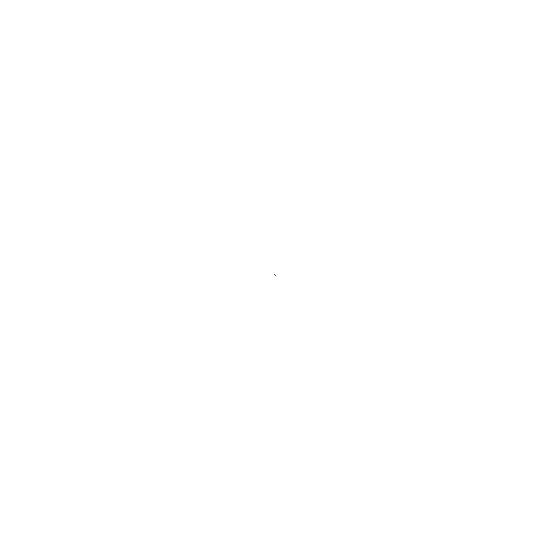
Frame 1 (no input)
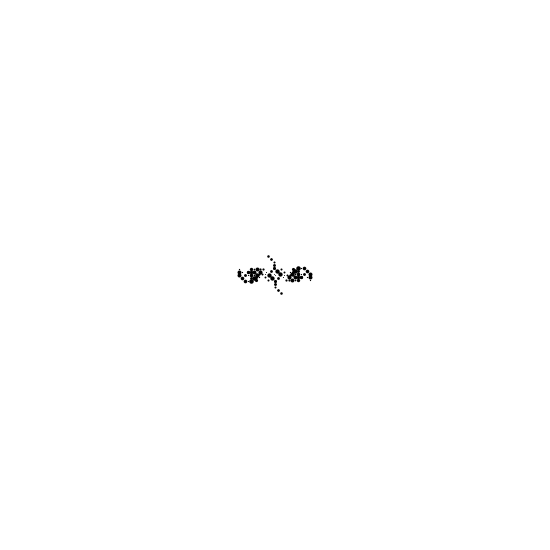
Frame 60 (the mouse pressed at the canvas centre just before this capture)
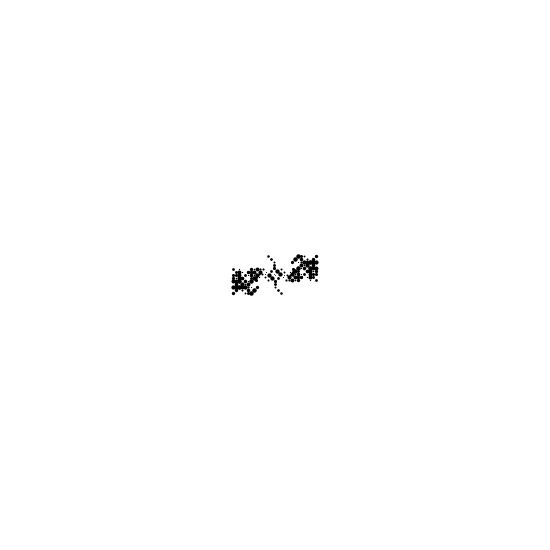
Frame 120 (the mouse held since frame 60 and released just before this capture)

The Processing sketch that drew these frames (run headless with seeded random() and noise(); from frame 60 on, the mouse is pressed at the canvas centre):

// Processing sketch: processing_53010
// ── processing_53010.pde

int border = 50;

// increment creates direction of segement
int[][] increment = {{-1, -1}, {-1, 0}, {-1, 1}, {0, -1}, {0, 1}, {1, -1}, {1, 0}, {1, 1}};
int xInc, yInc;
int xPos, yPos;

// length of segemtns when "nervous" or "calm" (in frames)
int nervousLen = 2; // mulitplied by 3 for pixels
int calmLen = 50;

void setup() {
  size(550, 550);
  background(255);
  frameRate(30);
  smooth();
  stroke(0);
  xPos = width/2;
  yPos = height/2;
}

void draw() {
  
  // nervous segements
  if (frameCount % 1800 <= 900 && frameCount % nervousLen == 0) {
    int rnd = int(random(8));
    xInc = increment[rnd][0] * 3;
    yInc = increment[rnd][1] * 3;
    strokeWeight(random(1, 5)); // new stroke weight for each segment
  }
  // calm segments
  else if (frameCount % 1800 > 900 && frameCount % calmLen == 0) {
    int rnd = int(random(8));
    xInc = increment[rnd][0];
    yInc = increment[rnd][1];
  }
  
  xPos += xInc;
  xPos = constrain(xPos, border, width-border);
  yPos += yInc;
  yPos = constrain(yPos, border, height-border);
  
  point(xPos, yPos); // draw point
  point(width-xPos-1, height-yPos-1); // mirror the point
   
}

void keyPressed() {
  
  switch(key) {
    
    // clear image and restart at center
    case BACKSPACE:
      background(255);
      xPos = width/2;
      yPos = height/2;
      break;
      
    // add transparency and gradation
    case ' ':
      noStroke();
      fill(255, 10);
      rect(0, 0, width, height);
      stroke(0);
      break;
      
  // make every drawn pixel black
    case ENTER:
      loadPixels();
      for (int x = 0; x < width; x++) {
        for (int y = 0; y < height; y++) {
          int pixel = pixels[y*width+x];
          if (pixel != color(255)) {
            pixels[y*width+x] = color(0);
          }
        }
      }
      updatePixels();
      break;
      
  }
  
}
